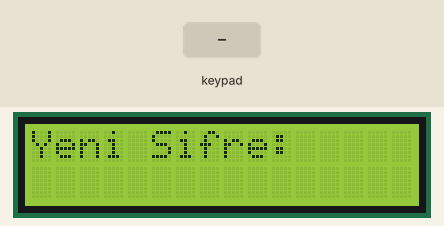
Recording of a sketch running on a simulated Arduino Uno, built with avr-gcc and run on an emulated ATmega328P. On the bench: 16×2 character LCD. Inputs (shaded band) come from the test bench. EEPROM starts erased.

Above: at 1.2 s.
1.3 s: keypad keys 5 4 3 2 # pressed 0.4 s apart
At 3.2 s:
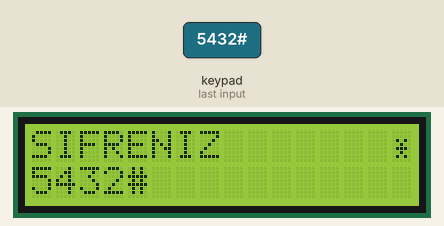
4.8 s: key '7' pressed
At 5.8 s:
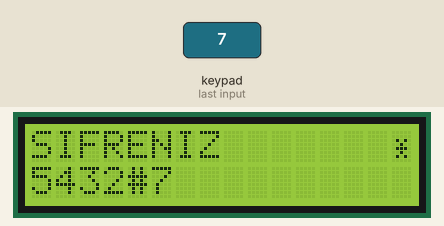
6.3 s: keypad keys 5 4 3 2 A pressed 0.4 s apart
At 8.2 s:
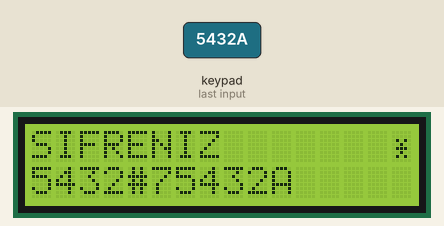
9.8 s: keypad keys 5 4 3 2 D pressed 0.4 s apart
At 12.1 s:
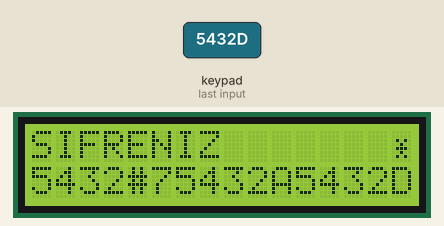
Timing chart, 0 to 13.6 s (numbered marks = the images above; inputs shaded):
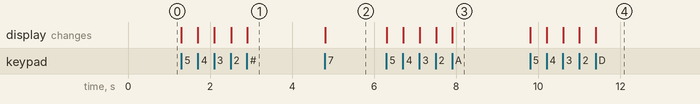

Measured:
- after the input at 1.3 s, the display: first changes at once (image 1 shows a later state)
- after the input at 4.8 s, the display: changes at once (image 2)
- after the input at 6.3 s, the display: first changes at once (image 3 shows a later state)
- after the input at 9.8 s, the display: first changes at once (image 4 shows a later state)

The sketch:

SIFER.ino
```cpp
/*ŞİFRELİ KAPI KİLİT UYGULAMASI
ÖMER KOCAMAN(OMRKCMN)*/

#include <EEPROM.h>
#include <LiquidCrystal.h>
#include <Servo.h>
#include <Keypad.h>
LiquidCrystal lcd(10,11,A2,A3,A4,A5);
const byte ROWS = 4;
const byte COLS = 4;
char keys[ROWS][COLS] = {
  {'7','8','9','A'},
  {'4','5','6','B'},
  {'1','2','3','C'},
  {'S','0','#','D'}
  };
byte rowPins[ROWS] = {5,4,3,2};
byte colPins[COLS] = {6, 7, 8, 9};
Keypad keypad = Keypad( makeKeymap(keys), rowPins, colPins, ROWS, COLS );

byte yildiz[]={0,0,10,4,14,4,10,0};
char val;//Şifreyi Görebilmek için yazdım
char val2;//Aynı şekilde
int sifre[4];//Şifre uzunluğu
int i=11,j=0,derece;//satır,şifre konumu değişkenleri
void setup() {
  lcd.begin(16,2);
  lcd.createChar(0,yildiz);
  lcd.setCursor(0,0);
  lcd.print("Yeni Sifre:");
}

void loop() {
  char key = keypad.getKey();
  if(key)
  {
    lcd.setCursor(i,0);
    lcd.write(byte(0));
    sifre[j]=key;
    val=sifre[j];
    lcd.setCursor(j,1);
    lcd.print(val);
    i++;//lcd satırı için kod
    j++;//şifre değeri için kod
    if(j==4)
    {
      lcd.clear();
      lcd.setCursor(0,0);
      lcd.print("ISLEM TAMAM");
      int z=0;
      for(;z<4;z++)
      {
        EEPROM.write(z,sifre[z]);
      }
      if(z==4)
      lcd.clear();
      lcd.setCursor(0,0);
      lcd.print("SIFRENIZ");
      {
        for(int g=0;g<4;g++)
      {
      val2=EEPROM.read(g);
      lcd.setCursor(g,1);
      lcd.print(val2);
      }
    }
   }
  }
}
```
